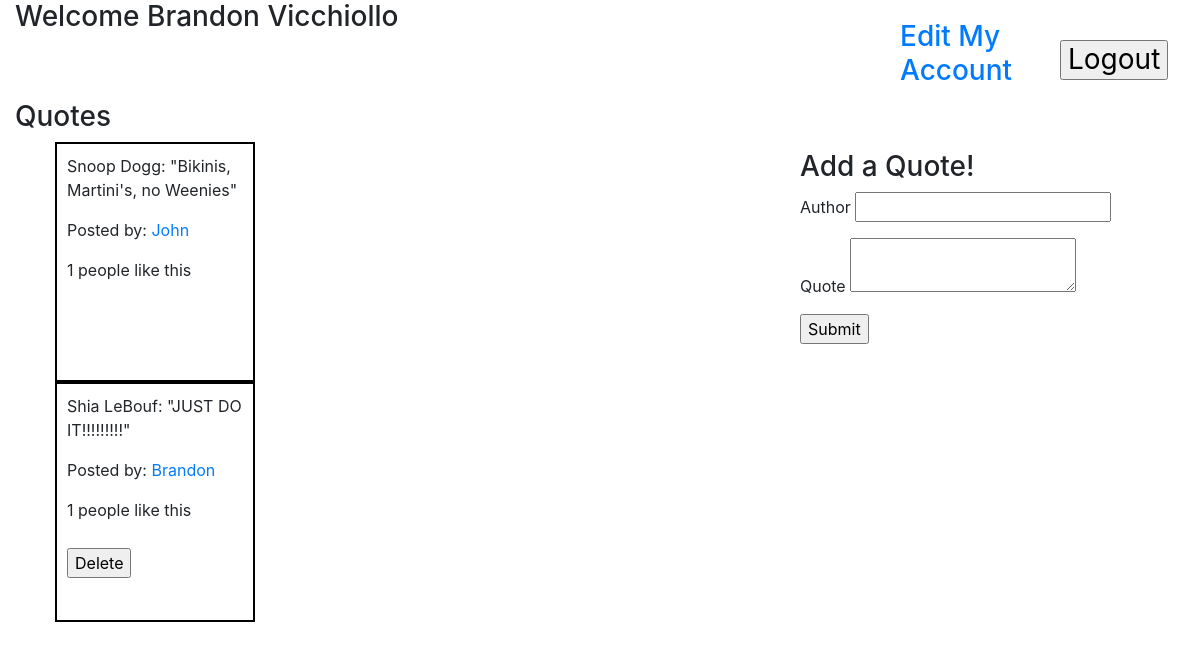
/quotes (signed in), run on the app's committed database.
### appOne/models.py (models this page shows)
class User(models.Model):
    first_name = models.CharField(max_length= 255)
    last_name = models.CharField(max_length=255)
    email = models.CharField(max_length=255)
    password = models.CharField(max_length=255)
    created_at = models.DateTimeField(auto_now_add = True)
    updated_at = models.DateTimeField(auto_now = True)
    objects = UserManager()

class Quote(models.Model):
    author_by = models.CharField(max_length=255)
    quote = models.CharField(max_length=255)
    posted_by = models.ForeignKey(User, related_name= "posted_quotes", on_delete = models.CASCADE)
    user_likes = models.ManyToManyField(User, related_name="likes")
    created_at = models.DateTimeField(auto_now_add = True)
    updated_at = models.DateTimeField(auto_now = True)
    objects = QuoteManager()

### appOne/views.py (the view)
# urls.py: path('quotes', views.quotes),
def quotes(request):
    if request.method == 'GET':
        if "user_id" in request.session:
            user = User.objects.get(id=request.session['user_id'])
            context = {
                "likes" : Quote.objects.annotate(likes=Count('user_likes')),
                'user': user,
                "quotes": Quote.objects.all()
                }
            return render(request,'quotes.html', context)
        else:
            return redirect('/')

### appOne/templates/quotes.html (shortened to what this page needs)
<!DOCTYPE html>
<html lang="en">
<head>
    {% load static %}
    <link rel="stylesheet" type="text/css" href="{% static 'bootstrap.css'%}">
</head>
<body>
    <div class="container-fluid">
    <div class="navBar">
        <h3 >Welcome {{user.first_name}} {{user.last_name}}</p>
        <div class="account_actions">
            <p>
            <a href="/edit/{{user.id}}">Edit My Account</a>
            <form action="logout" method="POST" class="logoutbtn">
            <input type="submit" value="Logout">
            </form>
            </p>
        </div>
    </div>
    <h3>Quotes</h3>
    <ul>
    {% for quote in quotes %}
        <li class="nodots">
            <div class="quoteBox">
                <p>{{quote.author_by}}: "{{quote.quote}}"</p>
                <p>Posted by: <a href="/profile/{{quote.posted_by.id}}">{{quote.posted_by.first_name}} </a></p>
                <p> {{quote.user_likes.count}} people like this</p>
                {% if quote.posted_by == user %}
                <form action="delete_quote/{{quote.id}}" method="POST">
                    <input class="deletebtn" type="submit" value="Delete">
                </form>
                {% endif %}
            </div>
        </li>
    {% endfor %}
    </ul>
        <div class="addQuote">
            <h3>Add a Quote!</h3>
            <form action="/create_quote" method="POST">
            <p>Author   <input type="text" name="author_by"></p>
            <p class="align-top">Quote    <textarea name="quote"></textarea></p>
            <input type="submit" value="Submit">
            </form>
        </div>
    </div>
</body>
</html>

### data on the page
User: first_name "Brandon", last_name "Vicchiollo"
Quote: author_by "Snoop Dogg", quote "Bikinis, Martini's, no Weenies", posted_by.first_name "John", user_likes.count "1"
Quote: author_by "Shia LeBouf", quote "JUST DO IT!!!!!!!!!", posted_by.first_name "Brandon", user_likes.count "1"
